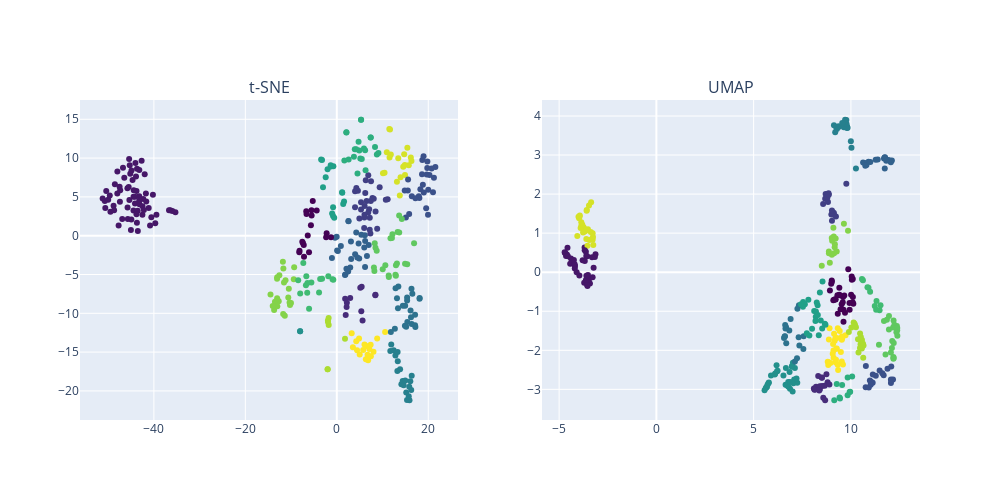

The code cell stored with this chart in its notebook:
### Code cell
# tsne
tsne = TSNE(n_components=2)
tsne_coords = tsne.fit_transform(distance_matrix_reduced)
tsne_labels = kmeans.fit(tsne_coords).labels_

# umap
reducer = umap.UMAP(n_components=2)
umap_coords = reducer.fit_transform(distance_matrix_reduced)
umap_labels = kmeans.fit(umap_coords).labels_

# DataFrames
tsne_df = pd.DataFrame(tsne_coords, columns=['x', 'y'])
tsne_df['name'] = artists_df['name']
tsne_df['cluster'] = tsne_labels

umap_df = pd.DataFrame(umap_coords, columns=['x', 'y'])
umap_df['name'] = artists_df['name']
umap_df['cluster'] = umap_labels

# Create subplot figure
fig = make_subplots(rows=1, cols=2, subplot_titles=["t-SNE", "UMAP"])

# Add t-SNE scatter
fig.add_trace(
    go.Scatter(
        x=tsne_df["x"], y=tsne_df["y"],
        mode="markers",
        marker=dict(color=tsne_df["cluster"], colorscale="Viridis", size=6),
        text=tsne_df["name"],  # hover text
        hoverinfo="text"
    ),
    row=1, col=1
)

# Add UMAP scatter
fig.add_trace(
    go.Scatter(
        x=umap_df["x"], y=umap_df["y"],
        mode="markers",
        marker=dict(color=umap_df["cluster"], colorscale="Viridis", size=6),
        text=umap_df["name"],
        hoverinfo="text"
    ),
    row=1, col=2
)

fig.update_layout(height=500, width=1000, showlegend=False)
fig.show()

### Figure 1 — Plotly figure (JSON) as saved in the notebook; plotly's stock layout.template omitted (floating-point values rounded to 4 significant figures; data arrays with more than 128 entries replaced by an {"elided": "..."} marker saying what was removed)
{"data": [{"hoverinfo": "text", "marker": {"color": {"elided": "365 int values"}, "colorscale": [[0, "#440154"], [0.1111, "#482878"], [0.2222, "#3e4989"], [0.3333, "#31688e"], [0.4444, "#26828e"], [0.5556, "#1f9e89"], [0.6667, "#35b779"], [0.7778, "#6ece58"], [0.8889, "#b5de2b"], [1, "#fde725"]], "size": 6}, "mode": "markers", "text": {"elided": "365 str values"}, "type": "scatter", "x": {"elided": "365 float values"}, "xaxis": "x", "y": {"elided": "365 float values"}, "yaxis": "y"}, {"hoverinfo": "text", "marker": {"color": {"elided": "365 int values"}, "colorscale": [[0, "#440154"], [0.1111, "#482878"], [0.2222, "#3e4989"], [0.3333, "#31688e"], [0.4444, "#26828e"], [0.5556, "#1f9e89"], [0.6667, "#35b779"], [0.7778, "#6ece58"], [0.8889, "#b5de2b"], [1, "#fde725"]], "size": 6}, "mode": "markers", "text": {"elided": "365 str values"}, "type": "scatter", "x": {"elided": "365 float values"}, "xaxis": "x2", "y": {"elided": "365 float values"}, "yaxis": "y2"}], "layout": {"annotations": [{"font": {"size": 16}, "showarrow": false, "text": "t-SNE", "x": 0.225, "xanchor": "center", "xref": "paper", "y": 1, "yanchor": "bottom", "yref": "paper"}, {"font": {"size": 16}, "showarrow": false, "text": "UMAP", "x": 0.775, "xanchor": "center", "xref": "paper", "y": 1, "yanchor": "bottom", "yref": "paper"}], "height": 500, "showlegend": false, "width": 1000, "xaxis": {"anchor": "y", "domain": [0, 0.45]}, "xaxis2": {"anchor": "y2", "domain": [0.55, 1]}, "yaxis": {"anchor": "x", "domain": [0, 1]}, "yaxis2": {"anchor": "x2", "domain": [0, 1]}}}
